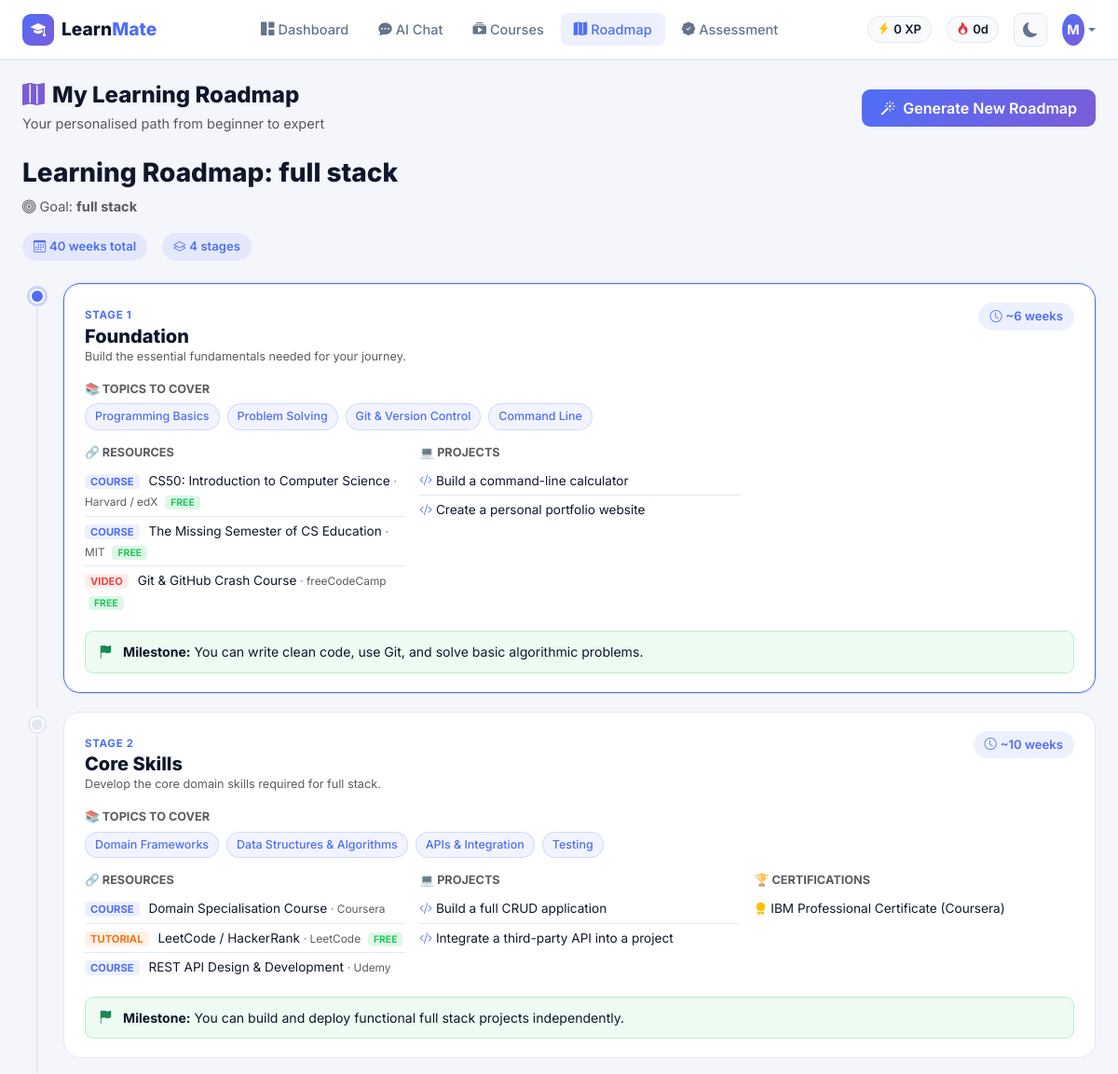
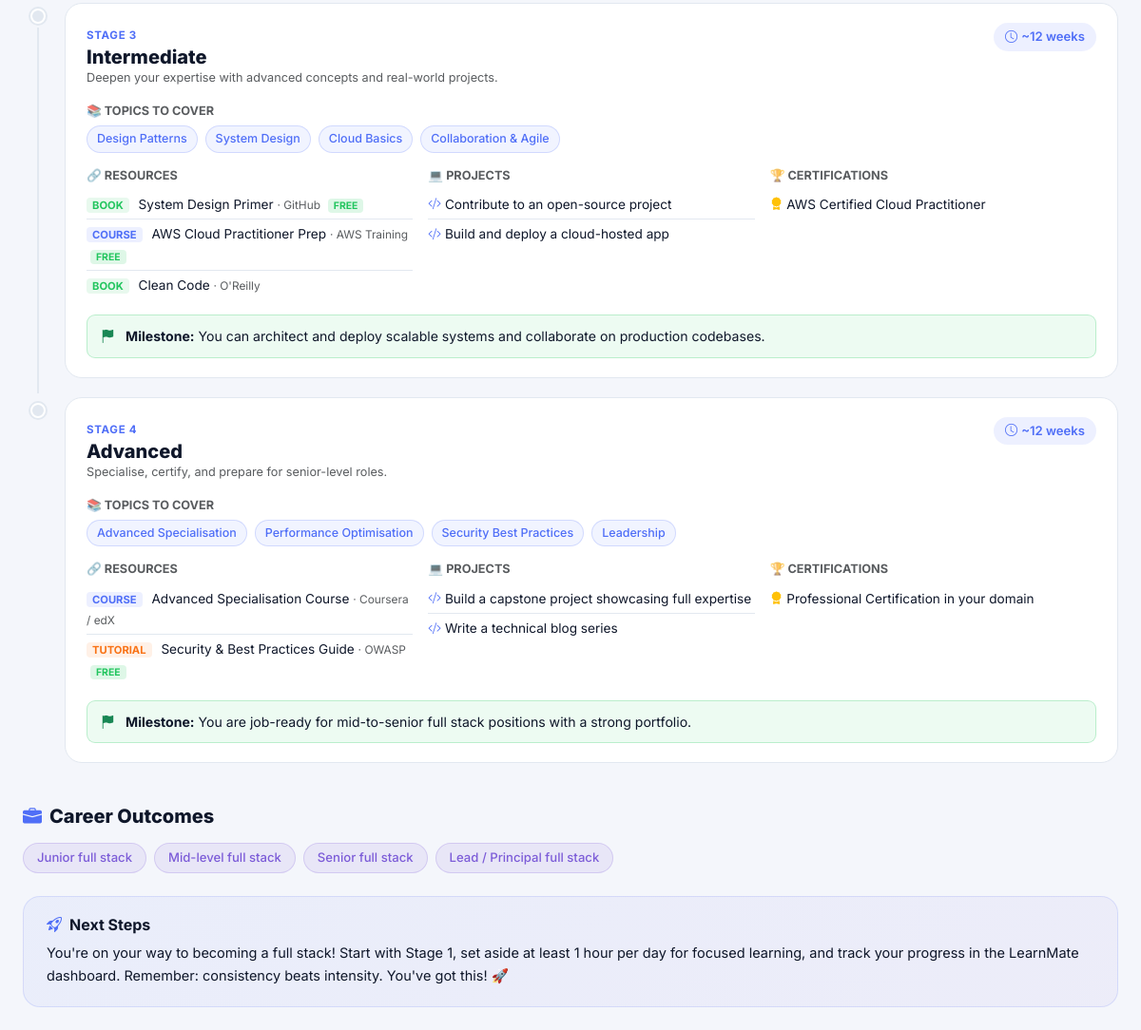
Screenshot of /roadmap (signed in) with the database file from the repository (2 pictures, top to bottom).
### models.py (models this page shows, shortened)
class User(UserMixin, db.Model):
    __tablename__ = "users"
    id = db.Column(db.Integer, primary_key=True)
    username = db.Column(db.String(80), unique=True, nullable=False)
    email = db.Column(db.String(120), unique=True, nullable=False)
    password_hash = db.Column(db.String(256), nullable=False)
    full_name = db.Column(db.String(150), nullable=True)
    avatar_url = db.Column(db.String(300), nullable=True)
    career_goal = db.Column(db.String(200), nullable=True)
    current_role = db.Column(db.String(150), nullable=True)
    skill_level = db.Column(db.String(50), default="beginner")   # beginner / intermediate / advanced
    learning_style = db.Column(db.String(80), nullable=True)     # visual / reading / hands-on / mixed
    interests = db.Column(db.Text, nullable=True)                # comma-separated tags
    bio = db.Column(db.Text, nullable=True)
    total_xp = db.Column(db.Integer, default=0)
    streak_days = db.Column(db.Integer, default=0)
    last_active = db.Column(db.DateTime, default=datetime.utcnow)
    created_at = db.Column(db.DateTime, default=datetime.utcnow)
    progress = db.relationship("CourseProgress", back_populates="user", cascade="all, delete-orphan")
    chat_history = db.relationship("ChatHistory", back_populates="user", cascade="all, delete-orphan")
    assessments = db.relationship("SkillAssessment", back_populates="user", cascade="all, delete-orphan")
    roadmaps = db.relationship("LearningRoadmap", back_populates="user", cascade="all, delete-orphan")
    @property
    def level_badge(self) -> str:
        if self.total_xp < 500:
            return "Newcomer"
        elif self.total_xp < 1500:
            return "Explorer"
        elif self.total_xp < 3000:
            return "Learner"
        elif self.total_xp < 6000:
            return "Achiever"
        else:
            return "Master"

class LearningRoadmap(db.Model):
    __tablename__ = "learning_roadmaps"
    id = db.Column(db.Integer, primary_key=True)
    user_id = db.Column(db.Integer, db.ForeignKey("users.id"), nullable=False)
    title = db.Column(db.String(250), nullable=False)
    career_goal = db.Column(db.String(250), nullable=True)
    content = db.Column(db.Text, nullable=False)                 # JSON string — stages array
    is_active = db.Column(db.Boolean, default=True)
    created_at = db.Column(db.DateTime, default=datetime.utcnow)
    updated_at = db.Column(db.DateTime, default=datetime.utcnow, onupdate=datetime.utcnow)
    user = db.relationship("User", back_populates="roadmaps")

### routes/roadmap.py (the view)
@roadmap_bp.route("/roadmap")
@login_required
def roadmap():
    active_roadmap = (
        LearningRoadmap.query
        .filter_by(user_id=current_user.id, is_active=True)
        .order_by(LearningRoadmap.created_at.desc())
        .first()
    )
    roadmap_data = None
    if active_roadmap:
        try:
            roadmap_data = json.loads(active_roadmap.content)
        except (json.JSONDecodeError, TypeError):
            roadmap_data = None
    return render_template("roadmap.html", roadmap=roadmap_data, roadmap_record=active_roadmap)

### templates/roadmap.html (shortened to what this page needs)
{% extends "base.html" %}
{% block content %}
<div class="container-fluid px-4 py-4">
  <div class="d-flex align-items-center justify-content-between mb-4">
    <div>
      <h4 class="fw-800 mb-1"><i class="bi bi-map-fill me-2 text-purple"></i>My Learning Roadmap</h4>
      <p class="text-muted mb-0">Your personalised path from beginner to expert</p>
    </div>
    <button class="btn lm-btn-primary" id="generateRoadmapBtn">
      <i class="bi bi-magic me-2"></i>Generate New Roadmap
    </button>
  </div>
  <div id="roadmapDisplay" {% if not roadmap %}class="d-none"{% endif %}>
    {% if roadmap %}
    {% include 'partials/roadmap_content.html' %}
    {% endif %}
  </div>
</div>
{% endblock %}

### templates/base.html (shortened to what this page needs)
<!DOCTYPE html>
<html lang="en" data-bs-theme="light">
<head>
  <link href="https://cdn.jsdelivr.net/npm/bootstrap@5.3.3/dist/css/bootstrap.min.css" rel="stylesheet"/>
  <link href="https://cdn.jsdelivr.net/npm/bootstrap-icons@1.11.3/font/bootstrap-icons.css" rel="stylesheet"/>
  <link href="{{ url_for('static', filename='css/style.css') }}" rel="stylesheet"/>
</head>
<body>
{% if current_user.is_authenticated %}
<nav class="navbar navbar-expand-lg lm-navbar sticky-top">
  <div class="container-fluid px-4">
    <a class="navbar-brand d-flex align-items-center gap-2" href="{{ url_for('dashboard.dashboard') }}">
      <div class="lm-logo-icon"><i class="bi bi-mortarboard-fill"></i></div>
      <span class="fw-800">Learn<span class="text-accent">Mate</span></span>
    </a>
    <div class="collapse navbar-collapse" id="navMenu">
      <ul class="navbar-nav mx-auto gap-1">
        <li class="nav-item">
          <a class="nav-link lm-nav-link {% if request.endpoint == 'dashboard.dashboard' %}active{% endif %}" href="{{ url_for('dashboard.dashboard') }}">
            <i class="bi bi-grid-1x2-fill me-1"></i>Dashboard
          </a>
        </li>
        <li class="nav-item">
          <a class="nav-link lm-nav-link {% if request.endpoint == 'chat.chat' %}active{% endif %}" href="{{ url_for('chat.chat') }}">
            <i class="bi bi-chat-dots-fill me-1"></i>AI Chat
          </a>
        </li>
        <li class="nav-item">
          <a class="nav-link lm-nav-link {% if request.endpoint == 'courses.courses' %}active{% endif %}" href="{{ url_for('courses.courses') }}">
            <i class="bi bi-collection-play-fill me-1"></i>Courses
          </a>
        </li>
        <li class="nav-item">
          <a class="nav-link lm-nav-link {% if request.endpoint == 'roadmap.roadmap' %}active{% endif %}" href="{{ url_for('roadmap.roadmap') }}">
            <i class="bi bi-map-fill me-1"></i>Roadmap
          </a>
        </li>
        <li class="nav-item">
          <a class="nav-link lm-nav-link {% if request.endpoint == 'assessment.assessment' %}active{% endif %}" href="{{ url_for('assessment.assessment') }}">
            <i class="bi bi-patch-check-fill me-1"></i>Assessment
          </a>
        </li>
      </ul>
      <div class="d-flex align-items-center gap-3">
        <div class="lm-xp-badge d-none d-lg-flex align-items-center gap-1">
          <i class="bi bi-lightning-charge-fill text-warning"></i>
          <span class="fw-600">{{ current_user.total_xp }} XP</span>
        </div>
        <div class="lm-streak-badge d-none d-lg-flex align-items-center gap-1">
          <i class="bi bi-fire text-danger"></i>
          <span class="fw-600">{{ current_user.streak_days }}d</span>
        </div>
        <button class="btn btn-icon lm-theme-toggle" id="themeToggle" title="Toggle dark mode">
          <i class="bi bi-moon-fill" id="themeIcon"></i>
        </button>
        <div class="dropdown">
          <button class="btn btn-icon lm-avatar-btn dropdown-toggle" data-bs-toggle="dropdown">
            <div class="lm-avatar-circle">{{ (current_user.full_name or current_user.username)[0].upper() }}</div>
          </button>
        </div>
      </div>
    </div>
  </div>
</nav>
{% endif %}
<main class="lm-main {% if not current_user.is_authenticated %}lm-main-auth{% endif %}">
  {% block content %}{% endblock %}
</main>
</body>
</html>

### templates/partials/roadmap_content.html
<div class="lm-roadmap-header mb-4">
  <h3 class="fw-800">{{ roadmap.title }}</h3>
  <p class="text-muted"><i class="bi bi-bullseye me-1"></i>Goal: <strong>{{ roadmap.career_goal }}</strong></p>
  <div class="d-flex gap-3 flex-wrap">
    <span class="lm-meta-badge"><i class="bi bi-calendar3 me-1"></i>{{ roadmap.total_estimated_weeks }} weeks total</span>
    <span class="lm-meta-badge"><i class="bi bi-layers me-1"></i>{{ roadmap.stages|length }} stages</span>
  </div>
</div>
<div class="lm-roadmap-stages">
  {% for stage in roadmap.stages %}
  <div class="lm-stage-card {% if loop.index == 1 %}lm-stage-active{% endif %}">
    <div class="lm-stage-connector">
      <div class="lm-stage-dot {% if loop.index == 1 %}lm-dot-active{% endif %}"></div>
      {% if not loop.last %}<div class="lm-stage-line"></div>{% endif %}
    </div>
    <div class="lm-stage-body">
      <div class="d-flex align-items-start justify-content-between flex-wrap gap-2 mb-3">
        <div>
          <span class="lm-stage-num">Stage {{ loop.index }}</span>
          <h5 class="fw-800 mb-0">{{ stage.stage_name }}</h5>
          <p class="text-muted small mb-0">{{ stage.description }}</p>
        </div>
        <span class="lm-meta-badge"><i class="bi bi-clock me-1"></i>~{{ stage.estimated_weeks }} weeks</span>
      </div>
      {% if stage.topics %}
      <div class="mb-3">
        <h6 class="fw-700 small text-uppercase text-muted mb-2">📚 Topics to Cover</h6>
        <div class="d-flex flex-wrap gap-2">
          {% for topic in stage.topics %}
          <span class="lm-topic-tag">{{ topic }}</span>
          {% endfor %}
        </div>
      </div>
      {% endif %}
      <div class="row g-3">
        {% if stage.resources %}
        <div class="col-md-4">
          <h6 class="fw-700 small text-uppercase text-muted mb-2">🔗 Resources</h6>
          <ul class="lm-resource-list">
            {% for r in stage.resources %}
            <li>
              <span class="lm-resource-type lm-type-{{ r.type }}">{{ r.type }}</span>
              <span>{{ r.title }}</span>
              {% if r.provider %}<span class="text-muted small">· {{ r.provider }}</span>{% endif %}
              {% if r.free %}<span class="lm-free-badge">FREE</span>{% endif %}
            </li>
            {% endfor %}
          </ul>
        </div>
        {% endif %}
        {% if stage.projects %}
        <div class="col-md-4">
          <h6 class="fw-700 small text-uppercase text-muted mb-2">💻 Projects</h6>
          <ul class="lm-project-list">
            {% for p in stage.projects %}
            <li><i class="bi bi-code-slash me-1 text-accent"></i>{{ p }}</li>
            {% endfor %}
          </ul>
        </div>
        {% endif %}
        {% if stage.certifications %}
        <div class="col-md-4">
          <h6 class="fw-700 small text-uppercase text-muted mb-2">🏆 Certifications</h6>
          <ul class="lm-cert-list">
            {% for c in stage.certifications %}
            <li><i class="bi bi-award-fill me-1 text-warning"></i>{{ c }}</li>
            {% endfor %}
          </ul>
        </div>
        {% endif %}
      </div>
      {% if stage.milestone %}
      <div class="lm-milestone-box mt-3">
        <i class="bi bi-flag-fill me-2 text-success"></i>
        <strong>Milestone:</strong> {{ stage.milestone }}
      </div>
      {% endif %}
    </div>
  </div>
  {% endfor %}
</div>
{% if roadmap.career_outcomes %}
<div class="lm-roadmap-outcomes mt-4">
  <h5 class="fw-800 mb-3"><i class="bi bi-briefcase-fill me-2 text-accent"></i>Career Outcomes</h5>
  <div class="d-flex flex-wrap gap-2">
    {% for outcome in roadmap.career_outcomes %}
    <span class="lm-outcome-tag">{{ outcome }}</span>
    {% endfor %}
  </div>
</div>
{% endif %}
{% if roadmap.next_steps %}
<div class="lm-next-steps-card mt-4">
  <h6 class="fw-700"><i class="bi bi-rocket-takeoff me-2 text-accent"></i>Next Steps</h6>
  <p class="mb-0">{{ roadmap.next_steps }}</p>
</div>
{% endif %}

### rows the page displays
User: total_xp "0", streak_days "0", full_name "M"
LearningRoadmap: title "Learning Roadmap: full stack", career_goal "full stack"

### other values shown
{{ roadmap.total_estimated_weeks }} "40"
{{ roadmap.stages|length }} "4"
{{ stage.stage_name }} "Foundation" "Core Skills" "Intermediate" "Advanced"
{{ stage.description }} "Build the essential fundamentals needed for your journey." "Develop the core domain skills required for full stack." "Deepen your expertise with advanced concepts and real-world projects." "Specialise, certify, and prepare for senior-level roles."
{{ stage.estimated_weeks }} "6" "10" "12" "12"
{{ topic }} "Programming Basics" "Problem Solving" "Git & Version Control" "Command Line" "Domain Frameworks" "Data Structures & Algorithms" "APIs & Integration" "Testing" "Design Patterns" "System Design" "Cloud Basics" "Collaboration & Agile" "Advanced Specialisation" "Performance Optimisation" "Security Best Practices" "Leadership"
{{ r.type }} "COURSE" "COURSE" "VIDEO" "COURSE" "TUTORIAL" "COURSE" "BOOK" "COURSE" "BOOK" "COURSE" "TUTORIAL"
{{ r.title }} "CS50: Introduction to Computer Science" "The Missing Semester of CS Education" "Git & GitHub Crash Course" "Domain Specialisation Course" "LeetCode / HackerRank" "REST API Design & Development" "System Design Primer" "AWS Cloud Practitioner Prep" "Clean Code" "Advanced Specialisation Course" "Security & Best Practices Guide"
{{ r.provider }} "Harvard / edX" "MIT" "freeCodeCamp" "Coursera" "LeetCode" "Udemy" "GitHub" "AWS Training" "O'Reilly" "Coursera / edX" "OWASP"
{{ p }} "Build a command-line calculator" "Create a personal portfolio website" "Build a full CRUD application" "Integrate a third-party API into a project" "Contribute to an open-source project" "Build and deploy a cloud-hosted app" "Build a capstone project showcasing full expertise" "Write a technical blog series"
{{ stage.milestone }} "You can write clean code, use Git, and solve basic algorithmic problems." "You can build and deploy functional full stack projects independently." "You can architect and deploy scalable systems and collaborate on production codebases." "You are job-ready for mid-to-senior full stack positions with a strong portfolio."
{{ c }} "IBM Professional Certificate (Coursera)" "AWS Certified Cloud Practitioner" "Professional Certification in your domain"
{{ outcome }} "Junior full stack" "Mid-level full stack" "Senior full stack" "Lead / Principal full stack"
